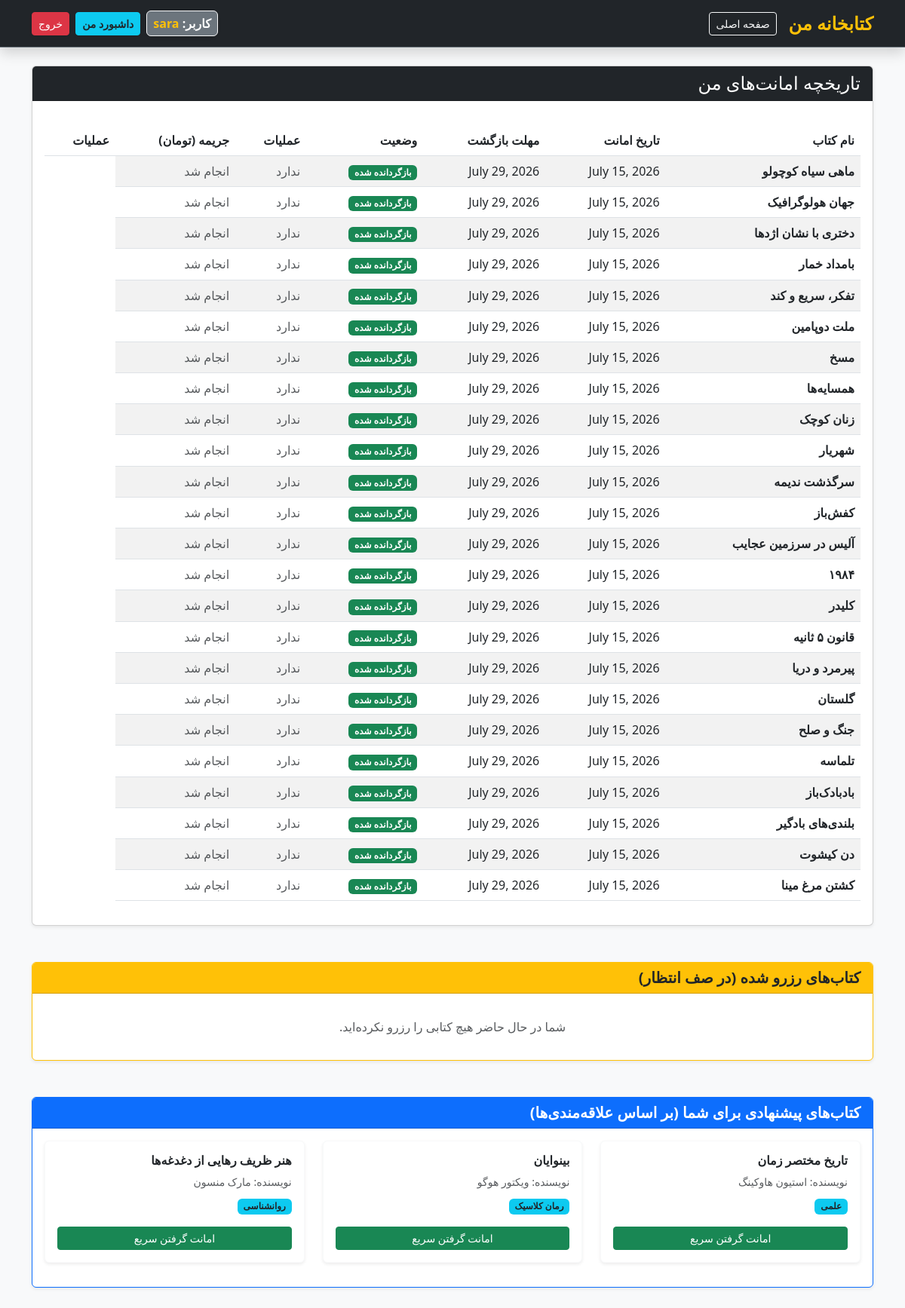
Screenshot of /dashboard/ (signed in) with the database file from the repository.
### library/models.py (models this page shows, shortened)
class Borrow(models.Model):
    user = models.ForeignKey(User, on_delete=models.CASCADE, verbose_name="کاربر")
    book = models.ForeignKey(Book, on_delete=models.CASCADE, verbose_name="کتاب")
    borrow_date = models.DateField(auto_now_add=True, verbose_name="تاریخ امانت")
    due_date = models.DateField(verbose_name="تاریخ مهلت بازگشت")
    return_date = models.DateField(null=True, blank=True, verbose_name="تاریخ بازگرداندن واقعی")
    is_returned = models.BooleanField(default=False, verbose_name="بازگردانده شده؟")
    penalty_amount = models.PositiveIntegerField(default=0, verbose_name="مبلغ جریمه (تومان)")
    is_penalty_paid = models.BooleanField(default=False, verbose_name="جریمه پرداخت شده؟")

class Book(models.Model):
    title = models.CharField(max_length=200, verbose_name="نام کتاب")
    author = models.CharField(max_length=150, verbose_name="نویسنده")
    genre = models.CharField(max_length=100, verbose_name="ژانر")
    publish_date = models.DateField(verbose_name="تاریخ انتشار")
    total_copies = models.PositiveIntegerField(default=1, verbose_name="تعداد کل نسخه‌ها")
    available_copies = models.PositiveIntegerField(default=1, verbose_name="نسخه‌های قابل امانت")
    cover_image = models.ImageField(upload_to='book_covers/', null=True, blank=True, verbose_name="تصویر جلد")
    description = models.TextField(null=True, blank=True, verbose_name="خلاصه داستان/توضیحات")

### library/views.py (the view)
# urls.py: path('dashboard/', views.user_dashboard, name='dashboard'),
@login_required(login_url='login')
def user_dashboard(request):
    user_borrows = Borrow.objects.filter(user=request.user).order_by('-borrow_date')
    user_reservations = Reservation.objects.filter(user=request.user, is_active=True).order_by('-created_at')
    borrowed_book_ids = user_borrows.values_list('book_id', flat=True)
    borrowed_genres = Book.objects.filter(id__in=borrowed_book_ids).values_list('genre', flat=True).distinct()
    recommended_books = Book.objects.filter(
        genre__in=borrowed_genres
    ).exclude(
        id__in=borrowed_book_ids
    ).distinct()[:3]
    if not recommended_books.exists():
        recommended_books = Book.objects.exclude(id__in=borrowed_book_ids).order_by('?')[:3]
    return render(request, 'library/dashboard.html', {
        'borrows': user_borrows,
        'recommended_books': recommended_books,
        'reservations': user_reservations
    })

### library/templates/library/dashboard.html (shortened to what this page needs)
{% extends 'library/base.html' %}
{% block content %}
<div class="card shadow-sm mt-4">
    <div class="card-header bg-dark text-white">
        <h4 class="mb-0">تاریخچه امانت‌های من</h4>
    </div>
    <div class="card-body">
        <table class="table table-striped table-hover mt-3">
            <thead>
                <tr>
                    <th>نام کتاب</th>
                    <th>تاریخ امانت</th>
                    <th>مهلت بازگشت</th>
                    <th>وضعیت</th>
                    <th>عملیات</th>
                    <th>جریمه (تومان)</th>
                    <th>عملیات</th>
                </tr>
            </thead>
            <tbody>
                {% for borrow in borrows %}
                <tr>
                    <td class="fw-bold">{{ borrow.book.title }}</td>
                    <td>{{ borrow.borrow_date }}</td>
                    <td>{{ borrow.due_date }}</td>
                    <td>
                        {% if borrow.is_returned %}
                        <span class="badge bg-success">بازگردانده شده</span>
                        {% else %}
                        <span class="badge bg-warning text-dark">در دست امانت</span>
                        {% endif %}
                    </td>
                    <td>
                        {% if borrow.penalty_amount > 0 %}
                        <span class="text-danger fw-bold">{{ borrow.penalty_amount }}</span>
                        {% if borrow.is_penalty_paid %}
                        <span class="badge bg-success ms-1">پرداخت شده</span>
                        {% else %}
                        <span class="badge bg-danger ms-1">پرداخت نشده</span>
                        {% endif %}
                        {% else %}
                        <span class="text-muted">ندارد</span>
                        {% endif %}
                    </td>
                    <td>
                        {% if not borrow.is_returned %}
                        <a href="{% url 'return_book' borrow.id %}" class="btn btn-sm btn-primary">بازگرداندن کتاب</a>
                        {% elif borrow.penalty_amount > 0 and not borrow.is_penalty_paid %}
                        <a href="{% url 'pay_penalty' borrow.id %}" class="btn btn-sm btn-outline-danger">پرداخت
                            آنلاین</a>
                        {% else %}
                        <span class="text-muted">انجام شد</span>
                        {% endif %}
                    </td>
                </tr>
                {% empty %}
                <tr>
                    <td colspan="5" class="text-center py-4 text-muted">شما تاکنون کتابی امانت نگرفته‌اید.</td>
                </tr>
                {% endfor %}
            </tbody>
        </table>
    </div>
</div>
<div class="card shadow-sm mt-5 border-warning">
    <div class="card-header bg-warning text-dark">
        <h5 class="mb-0 fw-bold"> کتاب‌های رزرو شده (در صف انتظار)</h5>
    </div>
    <div class="card-body">
        {% if reservations %}
        <table class="table table-hover mt-2">
            <thead>
                <tr>
                    <th>نام کتاب</th>
                    <th>تاریخ رزرو</th>
                    <th>وضعیت</th>
                    <th>عملیات</th> </tr>
                </tr>
            </thead>
            <tbody>
                {% for res in reservations %}
                <tr>
                    <td class="fw-bold">{{ res.book.title }}</td>
                    <td>{{ res.created_at|date:"Y-m-d" }}</td>
                    <td><span class="badge bg-secondary">در انتظار موجودی</span></td>
                    <td>
                        <a href="{% url 'cancel_reservation' res.id %}" class="btn btn-sm btn-danger">لغو رزرو</a>
                    </td>
                </tr>
                {% endfor %}
            </tbody>
        </table>
        {% else %}
        <p class="text-muted text-center my-3">شما در حال حاضر هیچ کتابی را رزرو نکرده‌اید.</p>
        {% endif %}
    </div>
</div>
<div class="card shadow-sm mt-5 mb-5 border-primary">
    <div class="card-header bg-primary text-white">
        <h5 class="mb-0 fw-bold"> کتاب‌های پیشنهادی برای شما (بر اساس علاقه‌مندی‌ها)</h5>
    </div>
    <div class="card-body">
        <div class="row">
            {% for r_book in recommended_books %}
            <div class="col-md-4 mb-3">
                <div class="card h-100 border-light shadow-sm">
                    <div class="card-body d-flex flex-column justify-content-between">
                        <div>
                            <h6 class="card-title fw-bold text-dark">{{ r_book.title }}</h6>
                            <p class="card-text text-muted small mb-2">نویسنده: {{ r_book.author }}</p>
                            <span class="badge bg-info text-dark mb-3">{{ r_book.genre }}</span>
                        </div>
                        {% if r_book.available_copies > 0 %}
                        <a href="{% url 'borrow_book' r_book.id %}" class="btn btn-sm btn-success w-100">امانت گرفتن
                            سریع</a>
                        {% else %}
                        <button class="btn btn-sm btn-secondary w-100" disabled>ناموجود</button>
                        {% endif %}
                    </div>
                </div>
            </div>
            {% endfor %}
        </div>
    </div>
</div>
{% endblock %}

### library/templates/library/base.html (shortened to what this page needs)
<!DOCTYPE html>
<html lang="fa" dir="rtl">
<head>
    <link rel="stylesheet" href="https://cdn.jsdelivr.net/npm/bootstrap@5.3.0/dist/css/bootstrap.rtl.min.css">
</head>
<body>
    <div class="sticky-header-container shadow">
        <nav class="navbar navbar-dark bg-dark py-2 custom-navbar border-bottom border-secondary">
            <div class="container d-flex justify-content-between align-items-center flex-wrap gap-3">
                <div class="d-flex align-items-center gap-2">
                    <a class="navbar-brand fw-bold text-warning mb-0 fs-4 me-2" href="{% url 'book_list' %}"> کتابخانه من</a>
                    <a href="{% url 'book_list' %}" class="btn btn-outline-light btn-sm shadow-sm"> صفحه اصلی</a>
                </div>
                <div class="d-flex align-items-center flex-wrap gap-2">
                    {% if user.is_authenticated %}
                        <div class="badge bg-secondary border border-light p-2 fs-6 shadow-sm">
                             کاربر: <span class="text-warning fw-bold">{{ user.username }}</span>
                        </div>
                        <a href="{% url 'dashboard' %}" class="btn btn-info btn-sm text-dark fw-bold shadow-sm"> داشبورد من</a>
                        <a href="{% url 'logout' %}" class="btn btn-danger btn-sm shadow-sm">خروج</a>
                    {% else %}
                        <a href="{% url 'login' %}" class="btn btn-outline-light btn-sm shadow-sm">ورود</a>
                        <a href="{% url 'register' %}" class="btn btn-primary btn-sm shadow-sm">ثبت‌نام</a>
                    {% endif %}
                </div>
            </div>
        </nav>
    </div>
    <div class="container mb-5">
        {% block content %}
        {% endblock %}
    </div>
</body>
</html>

### library/templates/library/base.html (style rules this page uses)
body { background-color: #f8f9fa; }
.sticky-header-container { position: sticky; top: 0; z-index: 1030; }

### rows the page displays
Borrow: book "ماهی سیاه کوچولو", borrow_date "July 15, 2026", due_date "July 29, 2026", is_returned "بازگردانده شده", penalty_amount "ندارد"
Borrow: book "جهان هولوگرافیک", borrow_date "July 15, 2026", due_date "July 29, 2026", is_returned "بازگردانده شده", penalty_amount "ندارد"
Borrow: book "دختری با نشان اژدها", borrow_date "July 15, 2026", due_date "July 29, 2026", is_returned "بازگردانده شده", penalty_amount "ندارد"
Borrow: book "بامداد خمار", borrow_date "July 15, 2026", due_date "July 29, 2026", is_returned "بازگردانده شده", penalty_amount "ندارد"
Borrow: book "تفکر، سریع و کند", borrow_date "July 15, 2026", due_date "July 29, 2026", is_returned "بازگردانده شده", penalty_amount "ندارد"
Borrow: book "ملت دوپامین", borrow_date "July 15, 2026", due_date "July 29, 2026", is_returned "بازگردانده شده", penalty_amount "ندارد"
Borrow: book "مسخ", borrow_date "July 15, 2026", due_date "July 29, 2026", is_returned "بازگردانده شده", penalty_amount "ندارد"
Borrow: book "همسایه‌ها", borrow_date "July 15, 2026", due_date "July 29, 2026", is_returned "بازگردانده شده", penalty_amount "ندارد"
Borrow: book "زنان کوچک", borrow_date "July 15, 2026", due_date "July 29, 2026", is_returned "بازگردانده شده", penalty_amount "ندارد"
Borrow: book "شهریار", borrow_date "July 15, 2026", due_date "July 29, 2026", is_returned "بازگردانده شده", penalty_amount "ندارد"
Borrow: book "سرگذشت ندیمه", borrow_date "July 15, 2026", due_date "July 29, 2026", is_returned "بازگردانده شده", penalty_amount "ندارد"
Borrow: book "کفش‌باز", borrow_date "July 15, 2026", due_date "July 29, 2026", is_returned "بازگردانده شده", penalty_amount "ندارد"
Borrow: book "آلیس در سرزمین عجایب", borrow_date "July 15, 2026", due_date "July 29, 2026", is_returned "بازگردانده شده", penalty_amount "ندارد"
Borrow: book "۱۹۸۴", borrow_date "July 15, 2026", due_date "July 29, 2026", is_returned "بازگردانده شده", penalty_amount "ندارد"
Borrow: book "کلیدر", borrow_date "July 15, 2026", due_date "July 29, 2026", is_returned "بازگردانده شده", penalty_amount "ندارد"
Borrow: book "قانون ۵ ثانیه", borrow_date "July 15, 2026", due_date "July 29, 2026", is_returned "بازگردانده شده", penalty_amount "ندارد"
Borrow: book "پیرمرد و دریا", borrow_date "July 15, 2026", due_date "July 29, 2026", is_returned "بازگردانده شده", penalty_amount "ندارد"
Borrow: book "گلستان", borrow_date "July 15, 2026", due_date "July 29, 2026", is_returned "بازگردانده شده", penalty_amount "ندارد"
Borrow: book "جنگ و صلح", borrow_date "July 15, 2026", due_date "July 29, 2026", is_returned "بازگردانده شده", penalty_amount "ندارد"
Borrow: book "تلماسه", borrow_date "July 15, 2026", due_date "July 29, 2026", is_returned "بازگردانده شده", penalty_amount "ندارد"
Borrow: book "بادبادک‌باز", borrow_date "July 15, 2026", due_date "July 29, 2026", is_returned "بازگردانده شده", penalty_amount "ندارد"
Borrow: book "بلندی‌های بادگیر", borrow_date "July 15, 2026", due_date "July 29, 2026", is_returned "بازگردانده شده", penalty_amount "ندارد"
Borrow: book "دن کیشوت", borrow_date "July 15, 2026", due_date "July 29, 2026", is_returned "بازگردانده شده", penalty_amount "ندارد"
Borrow: book "کشتن مرغ مینا", borrow_date "July 15, 2026", due_date "July 29, 2026", is_returned "بازگردانده شده", penalty_amount "ندارد"
Book: title "تاریخ مختصر زمان", author "استیون هاوکینگ", genre "علمی", available_copies "امانت گرفتن سریع"
Book: title "بینوایان", author "ویکتور هوگو", genre "رمان کلاسیک", available_copies "امانت گرفتن سریع"
Book: title "هنر ظریف رهایی از دغدغه‌ها", author "مارک منسون", genre "روانشناسی", available_copies "امانت گرفتن سریع"

### other values shown
{{ user.username }} "sara"
